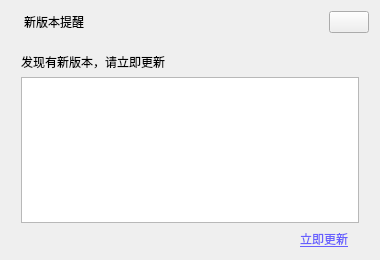
<?xml version="1.0" encoding="UTF-8"?>
<ui version="4.0">
 <class>UpdateNotify</class>
 <widget class="QWidget" name="UpdateNotify">
  <property name="geometry">
   <rect>
    <x>0</x>
    <y>0</y>
    <width>380</width>
    <height>260</height>
   </rect>
  </property>
  <property name="windowTitle">
   <string notr="true">UpdateNotify</string>
  </property>
  <property name="styleSheet">
   <string notr="true">QLabel#labelUpdateNow{ color: #675ffe; text-decoration: underline;}</string>
  </property>
  <layout class="QVBoxLayout" name="verticalLayout">
   <property name="spacing">
    <number>0</number>
   </property>
   <property name="leftMargin">
    <number>0</number>
   </property>
   <property name="topMargin">
    <number>0</number>
   </property>
   <property name="rightMargin">
    <number>0</number>
   </property>
   <property name="bottomMargin">
    <number>0</number>
   </property>
   <item>
    <widget class="QWidget" name="widgetMain" native="true">
     <layout class="QVBoxLayout" name="verticalLayout_3">
      <property name="spacing">
       <number>0</number>
      </property>
      <property name="leftMargin">
       <number>1</number>
      </property>
      <property name="topMargin">
       <number>1</number>
      </property>
      <property name="rightMargin">
       <number>1</number>
      </property>
      <property name="bottomMargin">
       <number>1</number>
      </property>
      <item>
       <widget class="QWidget" name="widgetTitle" native="true">
        <property name="sizePolicy">
         <sizepolicy hsizetype="Preferred" vsizetype="Preferred">
          <horstretch>0</horstretch>
          <verstretch>0</verstretch>
         </sizepolicy>
        </property>
        <layout class="QHBoxLayout" name="horizontalLayout">
         <property name="leftMargin">
          <number>10</number>
         </property>
         <property name="topMargin">
          <number>10</number>
         </property>
         <property name="rightMargin">
          <number>10</number>
         </property>
         <property name="bottomMargin">
          <number>10</number>
         </property>
         <item>
          <widget class="QLabel" name="label_logo">
           <property name="text">
            <string/>
           </property>
           <property name="scaledContents">
            <bool>true</bool>
           </property>
          </widget>
         </item>
         <item>
          <widget class="QLabel" name="label_2">
           <property name="text">
            <string>新版本提醒</string>
           </property>
          </widget>
         </item>
         <item>
          <spacer name="horizontalSpacer">
           <property name="orientation">
            <enum>Qt::Horizontal</enum>
           </property>
           <property name="sizeHint" stdset="0">
            <size>
             <width>40</width>
             <height>20</height>
            </size>
           </property>
          </spacer>
         </item>
         <item>
          <widget class="QPushButton" name="btnClose">
           <property name="text">
            <string/>
           </property>
          </widget>
         </item>
        </layout>
       </widget>
      </item>
      <item>
       <widget class="QWidget" name="widgetBody" native="true">
        <property name="sizePolicy">
         <sizepolicy hsizetype="Preferred" vsizetype="Expanding">
          <horstretch>0</horstretch>
          <verstretch>0</verstretch>
         </sizepolicy>
        </property>
        <layout class="QVBoxLayout" name="verticalLayout_2">
         <property name="leftMargin">
          <number>20</number>
         </property>
         <property name="topMargin">
          <number>10</number>
         </property>
         <property name="rightMargin">
          <number>20</number>
         </property>
         <property name="bottomMargin">
          <number>10</number>
         </property>
         <item>
          <widget class="QLabel" name="label_3">
           <property name="text">
            <string>发现有新版本，请立即更新</string>
           </property>
          </widget>
         </item>
         <item>
          <widget class="QTextEdit" name="textEdit">
           <property name="enabled">
            <bool>true</bool>
           </property>
           <property name="focusPolicy">
            <enum>Qt::NoFocus</enum>
           </property>
           <property name="contextMenuPolicy">
            <enum>Qt::NoContextMenu</enum>
           </property>
           <property name="acceptDrops">
            <bool>false</bool>
           </property>
           <property name="readOnly">
            <bool>true</bool>
           </property>
          </widget>
         </item>
         <item>
          <widget class="QWidget" name="w1" native="true">
           <layout class="QHBoxLayout" name="horizontalLayout_2">
            <property name="topMargin">
             <number>0</number>
            </property>
            <property name="bottomMargin">
             <number>0</number>
            </property>
            <item>
             <spacer name="horizontalSpacer_2">
              <property name="orientation">
               <enum>Qt::Horizontal</enum>
              </property>
              <property name="sizeHint" stdset="0">
               <size>
                <width>40</width>
                <height>20</height>
               </size>
              </property>
             </spacer>
            </item>
            <item>
             <widget class="Label" name="labelUpdateNow">
              <property name="cursor">
               <cursorShape>PointingHandCursor</cursorShape>
              </property>
              <property name="text">
               <string>立即更新</string>
              </property>
              <property name="openExternalLinks">
               <bool>true</bool>
              </property>
             </widget>
            </item>
           </layout>
          </widget>
         </item>
        </layout>
       </widget>
      </item>
     </layout>
    </widget>
   </item>
  </layout>
 </widget>
 <layoutdefault spacing="6" margin="11"/>
 <customwidgets>
  <customwidget>
   <class>Label</class>
   <extends>QLabel</extends>
   <header>UI/Widgets/Label.h</header>
  </customwidget>
 </customwidgets>
 <resources>
  <include location="../QRenderBus.qrc"/>
 </resources>
 <connections>
  <connection>
   <sender>btnClose</sender>
   <signal>clicked()</signal>
   <receiver>UpdateNotify</receiver>
   <slot>close()</slot>
   <hints>
    <hint type="sourcelabel">
     <x>344</x>
     <y>29</y>
    </hint>
    <hint type="destinationlabel">
     <x>379</x>
     <y>45</y>
    </hint>
   </hints>
  </connection>
 </connections>
</ui>
